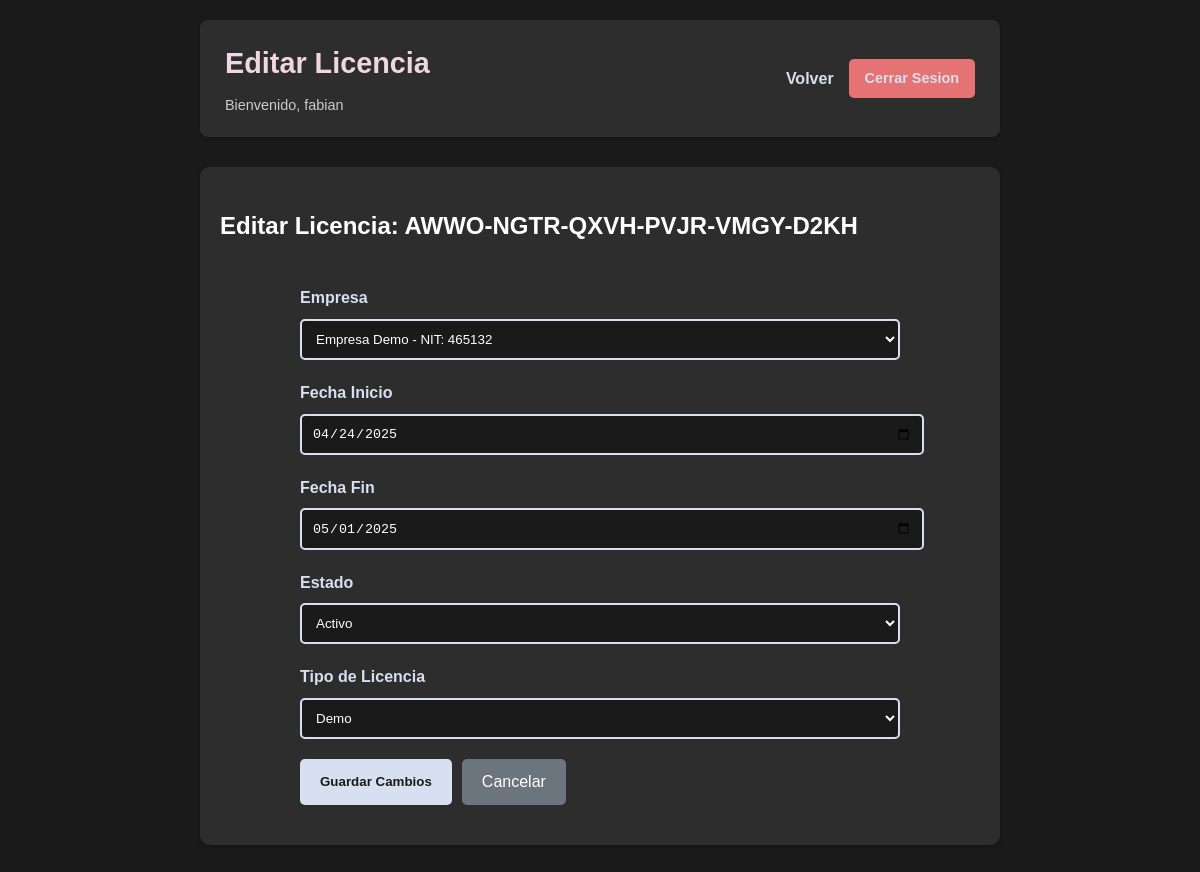
The app's page /vistas/spadmin/licencia/editar_licencia.php?clave=AWWO-NGTR-QXVH-PVJR-VMGY-D2KH (signed in) with its own data.
### tables this page shows
CREATE TABLE `licencia` (
  `clave` varchar(255) NOT NULL,
  `fecha_ini` date NOT NULL,
  `fecha_fin` date NOT NULL,
  `id_estado` int(11) NOT NULL,
  `id_tipolicencia` int(11) NOT NULL,
  `nit_empresa` varchar(100) NOT NULL
);

### vistas/spadmin/licencia/editar_licencia.php (the view, shortened to what this page needs)
<?php
$conex = new Database;
$con = $conex->conectar();
$clave = $_GET['clave'];
$sql = $con->prepare("
    SELECT licencia.*, estado.nom_estado, tipo_licencia.nom_tipolicencia, empresa.nom_empresa
    FROM licencia
    LEFT JOIN estado ON licencia.id_estado = estado.id_estado
    LEFT JOIN tipo_licencia ON licencia.id_tipolicencia = tipo_licencia.id_tipolicencia
    LEFT JOIN empresa ON licencia.nit_empresa = empresa.NIT
    WHERE licencia.clave = ?
");
$sql->execute([$clave]);
$licencia = $sql->fetch(PDO::FETCH_ASSOC);
?>
<!DOCTYPE html>
<html lang="es">
<head>
    <link rel="stylesheet" href="../../../assets/css/blog.css">
    <link rel="stylesheet" href="../../../assets/css/licencias.css">
</head>
<body>
    <div class="container">
        <header>
            <div class="header-container">
                <div>
                    <h1>Editar Licencia</h1>
                    <p>Bienvenido, <?php echo $_SESSION['nom_usu']; ?></p>
                </div>
                <div class="admin-actions">
                    <a href="../../index.php" class="btn-volver">Volver</a>
                    <a href="../../../includes/cerrar_sesion.php" class="cerrar-sesion">Cerrar Sesion</a>
                </div>
            </div>
        </header>
        <div class="form-container">
            <h2>Editar Licencia: <?php echo htmlspecialchars($licencia['clave']); ?></h2>
            <form action="" method="post" class="form-licencia">
                <div class="form-group">
                    <label>Empresa</label>
                    <select name="nit_empresa" required>
                        <?php
                        $sql_empresa = $con->prepare("SELECT * FROM empresa ORDER BY nom_empresa");
                        $sql_empresa->execute();
                        $empresas = $sql_empresa->fetchAll(PDO::FETCH_ASSOC);
                        foreach($empresas as $empresa) {
                            $selected = ($empresa['NIT'] == $licencia['nit_empresa']) ? 'selected' : '';
                            echo "<option value='" . $empresa['NIT'] . "' " . $selected . ">" .
                                 $empresa['nom_empresa'] . " - NIT: " . $empresa['NIT'] . "</option>";
                        }
                        ?>
                    </select>
                </div>
                <div class="form-group">
                    <label>Fecha Inicio</label>
                    <input type="date" name="fecha_ini" value="<?php echo $licencia['fecha_ini']; ?>" required>
                </div>
                <div class="form-group">
                    <label>Fecha Fin</label>
                    <input type="date" name="fecha_fin" value="<?php echo $licencia['fecha_fin']; ?>" required>
                </div>
                <div class="form-group">
                    <label>Estado</label>
                    <select name="id_estado" required>
                        <?php
                        $sql_estado = $con->prepare("SELECT * FROM estado");
                        $sql_estado->execute();
                        $estados = $sql_estado->fetchAll(PDO::FETCH_ASSOC);
                        foreach($estados as $estado) {
                            $selected = ($estado['id_estado'] == $licencia['id_estado']) ? 'selected' : '';
                            echo "<option value='" . $estado['id_estado'] . "' " . $selected . ">" .
                                 $estado['nom_estado'] . "</option>";
                        }
                        ?>
                    </select>
                </div>
                <div class="form-group">
                    <label>Tipo de Licencia</label>
                    <select name="id_tipolicencia" required>
                        <?php
                        $sql_tipo = $con->prepare("SELECT * FROM tipo_licencia");
                        $sql_tipo->execute();
                        $tipos = $sql_tipo->fetchAll(PDO::FETCH_ASSOC);
                        foreach($tipos as $tipo) {
                            $selected = ($tipo['id_tipolicencia'] == $licencia['id_tipolicencia']) ? 'selected' : '';
                            echo "<option value='" . $tipo['id_tipolicencia'] . "' " . $selected . ">" .
                                 $tipo['nom_tipolicencia'] . "</option>";
                        }
                        ?>
                    </select>
                </div>
                <div class="form-actions">
                    <button type="submit" name="editar">Guardar Cambios</button>
                    <a href="../index.php" class="btn-cancelar">Cancelar</a>
                </div>
            </form>
        </div>
    </div>
</body>
</html>

### assets/css/blog.css (style rules this page uses)
:root { --bg-dark: #1a1a1a; --bg-card: #2d2d2d; --text-primary: #ffffff; --text-secondary: #cccccc; --accent-1: #f0d6e0; --accent-2: #d6e0f0; --accent-3: #e0f0d6; }
body { background-color: var(--bg-dark); color: var(--text-primary); font-family: 'Arial', sans-serif; margin: 0; padding: 0; line-height: 1.6; }
.container { max-width: 800px; margin: 0 auto; padding: 20px; }
header { padding: 0; border-bottom: none; margin-bottom: 30px; }
.header-container { display: flex; justify-content: space-between; align-items: center; padding: 20px 25px; background-color: var(--bg-card); border-radius: 8px; box-shadow: 0 2px 4px rgba(0, 0, 0, 0.2); margin-bottom: 0; }
.header-container > div:first-child { margin-right: 20px; }
.header-container h1 { color: var(--accent-1); margin: 0 0 8px 0; font-size: 1.8em; }
.header-container p { margin: 0; color: var(--text-secondary); font-size: 0.9em; }
.admin-actions { display: flex; align-items: center; gap: 15px; }
.admin-actions a { margin-left: 0; text-decoration: none; color: var(--accent-2); font-weight: bold; transition: color 0.3s ease; }
.cerrar-sesion { background-color: #e57373; color: var(--bg-dark); padding: 8px 16px; border-radius: 5px; text-decoration: none; font-weight: bold; transition: all 0.3s ease; font-size: 0.9em; }
.form-group { margin-bottom: 15px; }
button { background-color: var(--accent-2); color: var(--bg-dark); border: none; padding: 10px 20px; border-radius: 5px; cursor: pointer; font-weight: bold; transition: all 0.3s ease; }

### assets/css/licencias.css (style rules this page uses)
:root { --estado-activo: #4CAF50; --estado-inactivo: #ff9800; --estado-expirado: #f44336; --demo-color: #2196F3; --comercial-color: #9c27b0; }
h2 { text-decoration: outline; }
.form-licencia { max-width: 600px; margin: 0 auto; background-color: var(--bg-card); padding: 20px; border-radius: 10px; }
.form-licencia .form-group { margin-bottom: 20px; }
.form-licencia label { display: block; margin-bottom: 8px; color: var(--accent-2); font-weight: bold; }
.form-licencia input, .form-licencia select { width: 100%; padding: 10px; border: 2px solid var(--accent-2); background-color: var(--bg-dark); color: var(--text-primary); border-radius: 5px; transition: all 0.3s ease; }
.form-container { max-width: 800px; margin: 20px auto; padding: 20px; background-color: var(--bg-card); border-radius: 10px; box-shadow: 0 2px 4px rgba(0, 0, 0, 0.2); }
.form-actions { display: flex; gap: 10px; margin-top: 20px; }
.btn-cancelar { padding: 10px 20px; background-color: #6c757d; color: white; text-decoration: none; border-radius: 5px; transition: background-color 0.3s ease; }

### records on screen
licencia: clave "AWWO-NGTR-QXVH-PVJR-VMGY-D2KH", fecha_ini "04/24/2025", fecha_fin "05/01/2025"

### other values on screen
$_SESSION['nom_usu'] "fabian"
form field nit_empresa "Empresa Demo - NIT: 465132"
form field id_estado "Activo"
form field id_tipolicencia "Demo"
